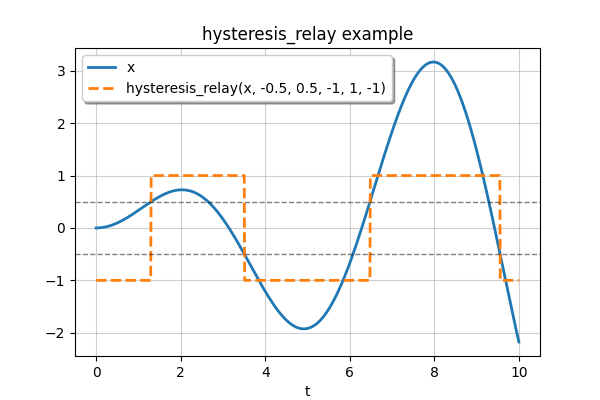

Write the Python code that produced this figure.
import numpy as np
import matplotlib.pyplot as plt

from ufunclab import hysteresis_relay


t = np.linspace(0, 10.0, 1000)
x = 0.4*t*np.sin(t)
low_threshold = -0.5
high_threshold = 0.5
low_value = -1.0
high_value = 1.0
init = low_value
y = hysteresis_relay(x, low_threshold, high_threshold,
                     low_value, high_value, init)


plt.figure(figsize=(6, 4))
plt.plot(t, x, linewidth=2, label='x')
plt.plot(t, y, '--', linewidth=2,
         label='hysteresis_relay(x, -0.5, 0.5, -1, 1, -1)')
plt.axhline(low_threshold, color='k', linestyle='--', linewidth=1, alpha=0.5)
plt.axhline(high_threshold, color='k', linestyle='--', linewidth=1, alpha=0.5)
plt.title('hysteresis_relay example')
plt.xlabel('t')
plt.legend(shadow=True)
plt.grid(alpha=0.6)
# plt.show()
plt.savefig('hysteresis_relay_demo.png')
